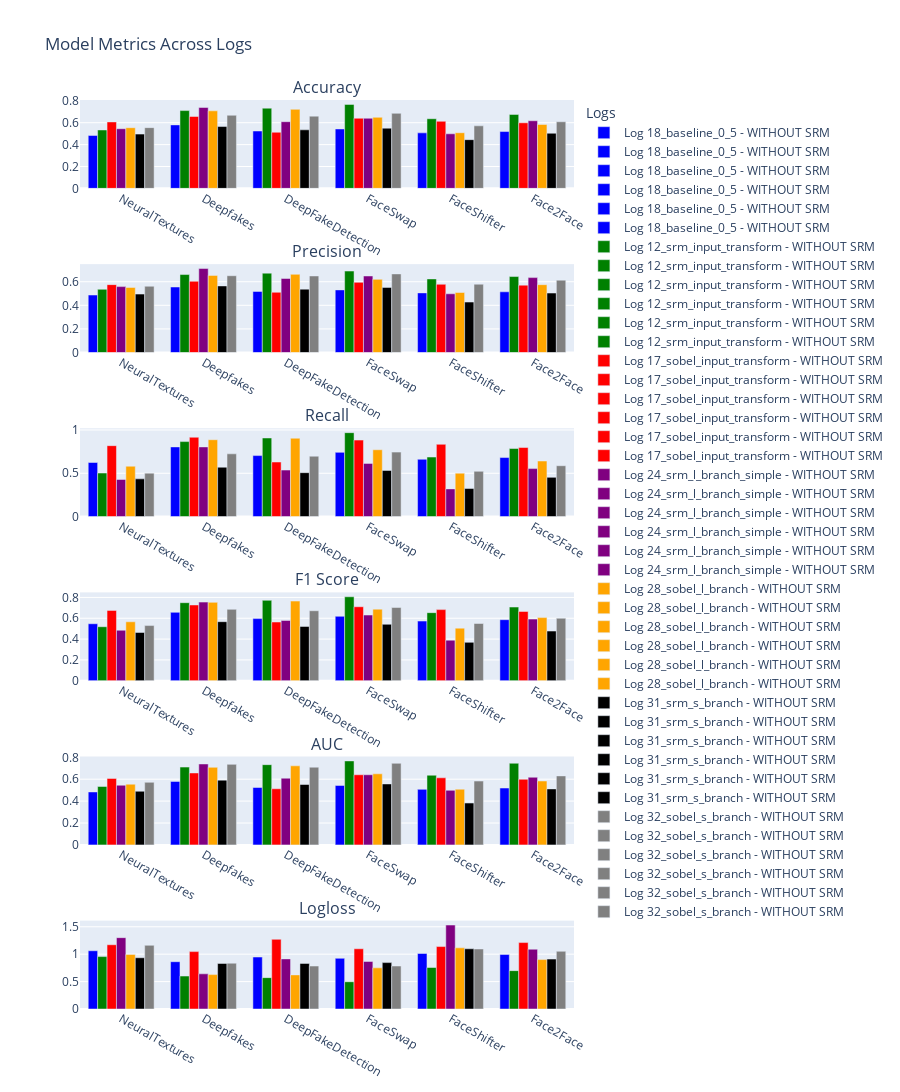

The code cell stored with this chart in its notebook:
### Markdown cell above
'18_baseline_0_5',
                '12_srm_input_transform',
                '17_sobel_input_transform',
                '24_srm_l_branch_simple',
                '28_sobel_l_branch'

### Code cell
import os
import pandas as pd
import plotly.graph_objects as go
from plotly.subplots import make_subplots

ff_datasets = os.listdir('/home/eferreira/master/storage/ff++/ff++/manipulated_sequences')
# logs_to_read = [
#                 # 10,
#                 12,
#                 13,
#                 '14_no_srm']

log_colors = {
    '18_baseline_0_5': 'blue',
    '12_srm_input_transform': 'green',
    '17_sobel_input_transform': 'red',
    '24_srm_l_branch_simple': 'purple',
    '28_sobel_l_branch': 'orange',
    '31_srm_s_branch': 'black',
    '32_sobel_s_branch': 'gray',
    # 12: 'orange',
    # 13: 'green'
}

fig = make_subplots(rows=6, cols=1, subplot_titles=("Accuracy", "Precision", "Recall", "F1 Score", "AUC", "Logloss"))

metrics_positions = {
    'acc': (1, 1),
    'precision': (2, 1),
    'recall': (3, 1),
    'f1score': (4, 1),
    'auc': (5, 1),
    'logloss': (6, 1)
}

for log in logs_to_read:
    path = os.path.join(logs_folder, str(log))

    res = {'acc': [],
           'precision': [],
           'recall': [],
           'f1score': [],
           'auc': [],
           'logloss': []
           }
    for dataset in ff_datasets:
        metrics = os.path.join(path, f'metrics_{dataset}.csv')
        dataset_name = metrics.split("/")[-1].split("_")[-1][:-4]
        df = pd.read_csv(metrics)

        cols = df['Metric']
        df = df.T
        df.columns = cols
        df.reset_index(inplace=True)
        df.drop(df.index[:1], axis=0, inplace=True)

        res['acc'].append(df['Accuracy'].item())
        res['precision'].append(df['Precision'].item())
        res['recall'].append(df['Recall'].item())
        res['f1score'].append(df['F1 Score'].item())
        res['auc'].append(df['AUC'].item())
        res['logloss'].append(df['Logloss'].item())

    results = pd.DataFrame(res)
    results.index = ff_datasets

    is_srm = "WITH SOBEL" if log == '17_sobel_0_5' else "WITH SRM" if log == 12 else "WITHOUT SRM"

    for metric, pos in metrics_positions.items():
        fig.add_trace(
            go.Bar(x=results.index, y=results[metric], name=f'Log {log} - {is_srm}', marker_color=log_colors[log]),
            row=pos[0], col=pos[1]
        )

fig.update_layout(
    title_text="Model Metrics Across Logs",
    showlegend=True,
    legend_title_text='Logs',
    height=2500
)

fig.show()

### Figure 1 — Plotly figure (JSON) as saved in the notebook; plotly's stock layout.template omitted (floating-point values rounded to 4 significant figures)
{"data": [{"marker": {"color": "blue"}, "name": "Log 18_baseline_0_5 - WITHOUT SRM", "type": "bar", "x": ["NeuralTextures", "Deepfakes", "DeepFakeDetection", "FaceSwap", "FaceShifter", "Face2Face"], "xaxis": "x", "y": [0.4836, 0.58, 0.5243, 0.5429, 0.5071, 0.5193], "yaxis": "y"}, {"marker": {"color": "blue"}, "name": "Log 18_baseline_0_5 - WITHOUT SRM", "type": "bar", "x": ["NeuralTextures", "Deepfakes", "DeepFakeDetection", "FaceSwap", "FaceShifter", "Face2Face"], "xaxis": "x2", "y": [0.4872, 0.5552, 0.5179, 0.5307, 0.5055, 0.5146], "yaxis": "y2"}, {"marker": {"color": "blue"}, "name": "Log 18_baseline_0_5 - WITHOUT SRM", "type": "bar", "x": ["NeuralTextures", "Deepfakes", "DeepFakeDetection", "FaceSwap", "FaceShifter", "Face2Face"], "xaxis": "x3", "y": [0.6243, 0.8043, 0.7043, 0.7414, 0.6614, 0.6814], "yaxis": "y3"}, {"marker": {"color": "blue"}, "name": "Log 18_baseline_0_5 - WITHOUT SRM", "type": "bar", "x": ["NeuralTextures", "Deepfakes", "DeepFakeDetection", "FaceSwap", "FaceShifter", "Face2Face"], "xaxis": "x4", "y": [0.5473, 0.6569, 0.5969, 0.6186, 0.573, 0.5864], "yaxis": "y4"}, {"marker": {"color": "blue"}, "name": "Log 18_baseline_0_5 - WITHOUT SRM", "type": "bar", "x": ["NeuralTextures", "Deepfakes", "DeepFakeDetection", "FaceSwap", "FaceShifter", "Face2Face"], "xaxis": "x5", "y": [0.4836, 0.58, 0.5243, 0.5429, 0.5071, 0.5193], "yaxis": "y5"}, {"marker": {"color": "blue"}, "name": "Log 18_baseline_0_5 - WITHOUT SRM", "type": "bar", "x": ["NeuralTextures", "Deepfakes", "DeepFakeDetection", "FaceSwap", "FaceShifter", "Face2Face"], "xaxis": "x6", "y": [1.062, 0.8626, 0.9477, 0.9246, 1.012, 0.9936], "yaxis": "y6"}, {"marker": {"color": "green"}, "name": "Log 12_srm_input_transform - WITHOUT SRM", "type": "bar", "x": ["NeuralTextures", "Deepfakes", "DeepFakeDetection", "FaceSwap", "FaceShifter", "Face2Face"], "xaxis": "x", "y": [0.5336, 0.7107, 0.7329, 0.7671, 0.6364, 0.6757], "yaxis": "y"}, {"marker": {"color": "green"}, "name": "Log 12_srm_input_transform - WITHOUT SRM", "type": "bar", "x": ["NeuralTextures", "Deepfakes", "DeepFakeDetection", "FaceSwap", "FaceShifter", "Face2Face"], "xaxis": "x2", "y": [0.5358, 0.6609, 0.6727, 0.6904, 0.6239, 0.644], "yaxis": "y2"}, {"marker": {"color": "green"}, "name": "Log 12_srm_input_transform - WITHOUT SRM", "type": "bar", "x": ["NeuralTextures", "Deepfakes", "DeepFakeDetection", "FaceSwap", "FaceShifter", "Face2Face"], "xaxis": "x3", "y": [0.5029, 0.8657, 0.9071, 0.9686, 0.6871, 0.7857], "yaxis": "y3"}, {"marker": {"color": "green"}, "name": "Log 12_srm_input_transform - WITHOUT SRM", "type": "bar", "x": ["NeuralTextures", "Deepfakes", "DeepFakeDetection", "FaceSwap", "FaceShifter", "Face2Face"], "xaxis": "x4", "y": [0.5188, 0.7495, 0.7725, 0.8062, 0.654, 0.7079], "yaxis": "y4"}, {"marker": {"color": "green"}, "name": "Log 12_srm_input_transform - WITHOUT SRM", "type": "bar", "x": ["NeuralTextures", "Deepfakes", "DeepFakeDetection", "FaceSwap", "FaceShifter", "Face2Face"], "xaxis": "x5", "y": [0.5336, 0.7107, 0.7329, 0.7671, 0.6364, 0.7457], "yaxis": "y5"}, {"marker": {"color": "green"}, "name": "Log 12_srm_input_transform - WITHOUT SRM", "type": "bar", "x": ["NeuralTextures", "Deepfakes", "DeepFakeDetection", "FaceSwap", "FaceShifter", "Face2Face"], "xaxis": "x6", "y": [0.9561, 0.601, 0.5723, 0.4973, 0.7569, 0.7], "yaxis": "y6"}, {"marker": {"color": "red"}, "name": "Log 17_sobel_input_transform - WITHOUT SRM", "type": "bar", "x": ["NeuralTextures", "Deepfakes", "DeepFakeDetection", "FaceSwap", "FaceShifter", "Face2Face"], "xaxis": "x", "y": [0.6071, 0.6571, 0.5129, 0.6407, 0.6129, 0.5993], "yaxis": "y"}, {"marker": {"color": "red"}, "name": "Log 17_sobel_input_transform - WITHOUT SRM", "type": "bar", "x": ["NeuralTextures", "Deepfakes", "DeepFakeDetection", "FaceSwap", "FaceShifter", "Face2Face"], "xaxis": "x2", "y": [0.5753, 0.6036, 0.5104, 0.5948, 0.5782, 0.5711], "yaxis": "y2"}, {"marker": {"color": "red"}, "name": "Log 17_sobel_input_transform - WITHOUT SRM", "type": "bar", "x": ["NeuralTextures", "Deepfakes", "DeepFakeDetection", "FaceSwap", "FaceShifter", "Face2Face"], "xaxis": "x3", "y": [0.8186, 0.9157, 0.63, 0.8829, 0.8343, 0.7971], "yaxis": "y3"}, {"marker": {"color": "red"}, "name": "Log 17_sobel_input_transform - WITHOUT SRM", "type": "bar", "x": ["NeuralTextures", "Deepfakes", "DeepFakeDetection", "FaceSwap", "FaceShifter", "Face2Face"], "xaxis": "x4", "y": [0.6757, 0.7276, 0.5639, 0.7108, 0.683, 0.6655], "yaxis": "y4"}, {"marker": {"color": "red"}, "name": "Log 17_sobel_input_transform - WITHOUT SRM", "type": "bar", "x": ["NeuralTextures", "Deepfakes", "DeepFakeDetection", "FaceSwap", "FaceShifter", "Face2Face"], "xaxis": "x5", "y": [0.6071, 0.6571, 0.5129, 0.6407, 0.6129, 0.5993], "yaxis": "y5"}, {"marker": {"color": "red"}, "name": "Log 17_sobel_input_transform - WITHOUT SRM", "type": "bar", "x": ["NeuralTextures", "Deepfakes", "DeepFakeDetection", "FaceSwap", "FaceShifter", "Face2Face"], "xaxis": "x6", "y": [1.172, 1.047, 1.271, 1.098, 1.139, 1.212], "yaxis": "y6"}, {"marker": {"color": "purple"}, "name": "Log 24_srm_l_branch_simple - WITHOUT SRM", "type": "bar", "x": ["NeuralTextures", "Deepfakes", "DeepFakeDetection", "FaceSwap", "FaceShifter", "Face2Face"], "xaxis": "x", "y": [0.545, 0.7393, 0.6093, 0.6407, 0.4986, 0.6179], "yaxis": "y"}, {"marker": {"color": "purple"}, "name": "Log 24_srm_l_branch_simple - WITHOUT SRM", "type": "bar", "x": ["NeuralTextures", "Deepfakes", "DeepFakeDetection", "FaceSwap", "FaceShifter", "Face2Face"], "xaxis": "x2", "y": [0.5587, 0.7118, 0.6277, 0.6486, 0.4978, 0.635], "yaxis": "y2"}, {"marker": {"color": "purple"}, "name": "Log 24_srm_l_branch_simple - WITHOUT SRM", "type": "bar", "x": ["NeuralTextures", "Deepfakes", "DeepFakeDetection", "FaceSwap", "FaceShifter", "Face2Face"], "xaxis": "x3", "y": [0.4286, 0.8043, 0.5371, 0.6143, 0.32, 0.5543], "yaxis": "y3"}, {"marker": {"color": "purple"}, "name": "Log 24_srm_l_branch_simple - WITHOUT SRM", "type": "bar", "x": ["NeuralTextures", "Deepfakes", "DeepFakeDetection", "FaceSwap", "FaceShifter", "Face2Face"], "xaxis": "x4", "y": [0.485, 0.7552, 0.5789, 0.631, 0.3896, 0.5919], "yaxis": "y4"}, {"marker": {"color": "purple"}, "name": "Log 24_srm_l_branch_simple - WITHOUT SRM", "type": "bar", "x": ["NeuralTextures", "Deepfakes", "DeepFakeDetection", "FaceSwap", "FaceShifter", "Face2Face"], "xaxis": "x5", "y": [0.545, 0.7393, 0.6093, 0.6407, 0.4986, 0.6179], "yaxis": "y5"}, {"marker": {"color": "purple"}, "name": "Log 24_srm_l_branch_simple - WITHOUT SRM", "type": "bar", "x": ["NeuralTextures", "Deepfakes", "DeepFakeDetection", "FaceSwap", "FaceShifter", "Face2Face"], "xaxis": "x6", "y": [1.301, 0.6414, 0.9137, 0.8675, 1.531, 1.09], "yaxis": "y6"}, {"marker": {"color": "orange"}, "name": "Log 28_sobel_l_branch - WITHOUT SRM", "type": "bar", "x": ["NeuralTextures", "Deepfakes", "DeepFakeDetection", "FaceSwap", "FaceShifter", "Face2Face"], "xaxis": "x", "y": [0.5543, 0.7086, 0.7221, 0.6493, 0.5086, 0.5836], "yaxis": "y"}, {"marker": {"color": "orange"}, "name": "Log 28_sobel_l_branch - WITHOUT SRM", "type": "bar", "x": ["NeuralTextures", "Deepfakes", "DeepFakeDetection", "FaceSwap", "FaceShifter", "Face2Face"], "xaxis": "x2", "y": [0.5515, 0.6537, 0.6628, 0.62, 0.5087, 0.5749], "yaxis": "y2"}, {"marker": {"color": "orange"}, "name": "Log 28_sobel_l_branch - WITHOUT SRM", "type": "bar", "x": ["NeuralTextures", "Deepfakes", "DeepFakeDetection", "FaceSwap", "FaceShifter", "Face2Face"], "xaxis": "x3", "y": [0.5814, 0.8871, 0.9043, 0.7714, 0.5014, 0.6414], "yaxis": "y3"}, {"marker": {"color": "orange"}, "name": "Log 28_sobel_l_branch - WITHOUT SRM", "type": "bar", "x": ["NeuralTextures", "Deepfakes", "DeepFakeDetection", "FaceSwap", "FaceShifter", "Face2Face"], "xaxis": "x4", "y": [0.5661, 0.7527, 0.765, 0.6875, 0.505, 0.6063], "yaxis": "y4"}, {"marker": {"color": "orange"}, "name": "Log 28_sobel_l_branch - WITHOUT SRM", "type": "bar", "x": ["NeuralTextures", "Deepfakes", "DeepFakeDetection", "FaceSwap", "FaceShifter", "Face2Face"], "xaxis": "x5", "y": [0.5543, 0.7086, 0.7221, 0.6493, 0.5086, 0.5836], "yaxis": "y5"}, {"marker": {"color": "orange"}, "name": "Log 28_sobel_l_branch - WITHOUT SRM", "type": "bar", "x": ["NeuralTextures", "Deepfakes", "DeepFakeDetection", "FaceSwap", "FaceShifter", "Face2Face"], "xaxis": "x6", "y": [0.9955, 0.6272, 0.6219, 0.7507, 1.116, 0.9015], "yaxis": "y6"}, {"marker": {"color": "black"}, "name": "Log 31_srm_s_branch - WITHOUT SRM", "type": "bar", "x": ["NeuralTextures", "Deepfakes", "DeepFakeDetection", "FaceSwap", "FaceShifter", "Face2Face"], "xaxis": "x", "y": [0.4957, 0.565, 0.535, 0.55, 0.445, 0.5036], "yaxis": "y"}, {"marker": {"color": "black"}, "name": "Log 31_srm_s_branch - WITHOUT SRM", "type": "bar", "x": ["NeuralTextures", "Deepfakes", "DeepFakeDetection", "FaceSwap", "FaceShifter", "Face2Face"], "xaxis": "x2", "y": [0.4951, 0.5644, 0.5371, 0.5518, 0.4275, 0.504], "yaxis": "y2"}, {"marker": {"color": "black"}, "name": "Log 31_srm_s_branch - WITHOUT SRM", "type": "bar", "x": ["NeuralTextures", "Deepfakes", "DeepFakeDetection", "FaceSwap", "FaceShifter", "Face2Face"], "xaxis": "x3", "y": [0.4357, 0.57, 0.5071, 0.5329, 0.3243, 0.4529], "yaxis": "y3"}, {"marker": {"color": "black"}, "name": "Log 31_srm_s_branch - WITHOUT SRM", "type": "bar", "x": ["NeuralTextures", "Deepfakes", "DeepFakeDetection", "FaceSwap", "FaceShifter", "Face2Face"], "xaxis": "x4", "y": [0.4635, 0.5672, 0.5217, 0.5422, 0.3688, 0.4771], "yaxis": "y4"}, {"marker": {"color": "black"}, "name": "Log 31_srm_s_branch - WITHOUT SRM", "type": "bar", "x": ["NeuralTextures", "Deepfakes", "DeepFakeDetection", "FaceSwap", "FaceShifter", "Face2Face"], "xaxis": "x5", "y": [0.4899, 0.5916, 0.5516, 0.5568, 0.3822, 0.5113], "yaxis": "y5"}, {"marker": {"color": "black"}, "name": "Log 31_srm_s_branch - WITHOUT SRM", "type": "bar", "x": ["NeuralTextures", "Deepfakes", "DeepFakeDetection", "FaceSwap", "FaceShifter", "Face2Face"], "xaxis": "x6", "y": [0.9346, 0.831, 0.8315, 0.8464, 1.098, 0.9105], "yaxis": "y6"}, {"marker": {"color": "gray"}, "name": "Log 32_sobel_s_branch - WITHOUT SRM", "type": "bar", "x": ["NeuralTextures", "Deepfakes", "DeepFakeDetection", "FaceSwap", "FaceShifter", "Face2Face"], "xaxis": "x", "y": [0.555, 0.6679, 0.66, 0.6857, 0.5714, 0.6086], "yaxis": "y"}, {"marker": {"color": "gray"}, "name": "Log 32_sobel_s_branch - WITHOUT SRM", "type": "bar", "x": ["NeuralTextures", "Deepfakes", "DeepFakeDetection", "FaceSwap", "FaceShifter", "Face2Face"], "xaxis": "x2", "y": [0.5616, 0.6508, 0.6489, 0.6662, 0.5791, 0.6134], "yaxis": "y2"}, {"marker": {"color": "gray"}, "name": "Log 32_sobel_s_branch - WITHOUT SRM", "type": "bar", "x": ["NeuralTextures", "Deepfakes", "DeepFakeDetection", "FaceSwap", "FaceShifter", "Face2Face"], "xaxis": "x3", "y": [0.5014, 0.7243, 0.6971, 0.7443, 0.5229, 0.5871], "yaxis": "y3"}, {"marker": {"color": "gray"}, "name": "Log 32_sobel_s_branch - WITHOUT SRM", "type": "bar", "x": ["NeuralTextures", "Deepfakes", "DeepFakeDetection", "FaceSwap", "FaceShifter", "Face2Face"], "xaxis": "x4", "y": [0.5298, 0.6856, 0.6722, 0.7031, 0.5495, 0.6], "yaxis": "y4"}, {"marker": {"color": "gray"}, "name": "Log 32_sobel_s_branch - WITHOUT SRM", "type": "bar", "x": ["NeuralTextures", "Deepfakes", "DeepFakeDetection", "FaceSwap", "FaceShifter", "Face2Face"], "xaxis": "x5", "y": [0.5718, 0.7356, 0.7098, 0.7453, 0.5831, 0.6303], "yaxis": "y5"}, {"marker": {"color": "gray"}, "name": "Log 32_sobel_s_branch - WITHOUT SRM", "type": "bar", "x": ["NeuralTextures", "Deepfakes", "DeepFakeDetection", "FaceSwap", "FaceShifter", "Face2Face"], "xaxis": "x6", "y": [1.161, 0.8357, 0.7839, 0.7841, 1.095, 1.053], "yaxis": "y6"}], "layout": {"annotations": [{"font": {"size": 16}, "showarrow": false, "text": "Accuracy", "x": 0.5, "xanchor": "center", "xref": "paper", "y": 1.0, "yanchor": "bottom", "yref": "paper"}, {"font": {"size": 16}, "showarrow": false, "text": "Precision", "x": 0.5, "xanchor": "center", "xref": "paper", "y": 0.8194, "yanchor": "bottom", "yref": "paper"}, {"font": {"size": 16}, "showarrow": false, "text": "Recall", "x": 0.5, "xanchor": "center", "xref": "paper", "y": 0.6389, "yanchor": "bottom", "yref": "paper"}, {"font": {"size": 16}, "showarrow": false, "text": "F1 Score", "x": 0.5, "xanchor": "center", "xref": "paper", "y": 0.4583, "yanchor": "bottom", "yref": "paper"}, {"font": {"size": 16}, "showarrow": false, "text": "AUC", "x": 0.5, "xanchor": "center", "xref": "paper", "y": 0.2778, "yanchor": "bottom", "yref": "paper"}, {"font": {"size": 16}, "showarrow": false, "text": "Logloss", "x": 0.5, "xanchor": "center", "xref": "paper", "y": 0.09722, "yanchor": "bottom", "yref": "paper"}], "height": 2500, "legend": {"title": {"text": "Logs"}}, "showlegend": true, "title": {"text": "Model Metrics Across Logs"}, "xaxis": {"anchor": "y", "domain": [0, 1]}, "xaxis2": {"anchor": "y2", "domain": [0, 1]}, "xaxis3": {"anchor": "y3", "domain": [0, 1]}, "xaxis4": {"anchor": "y4", "domain": [0, 1]}, "xaxis5": {"anchor": "y5", "domain": [0, 1]}, "xaxis6": {"anchor": "y6", "domain": [0, 1]}, "yaxis": {"anchor": "x", "domain": [0.9028, 1.0]}, "yaxis2": {"anchor": "x2", "domain": [0.7222, 0.8194]}, "yaxis3": {"anchor": "x3", "domain": [0.5417, 0.6389]}, "yaxis4": {"anchor": "x4", "domain": [0.3611, 0.4583]}, "yaxis5": {"anchor": "x5", "domain": [0.1806, 0.2778]}, "yaxis6": {"anchor": "x6", "domain": [0, 0.09722]}}}
